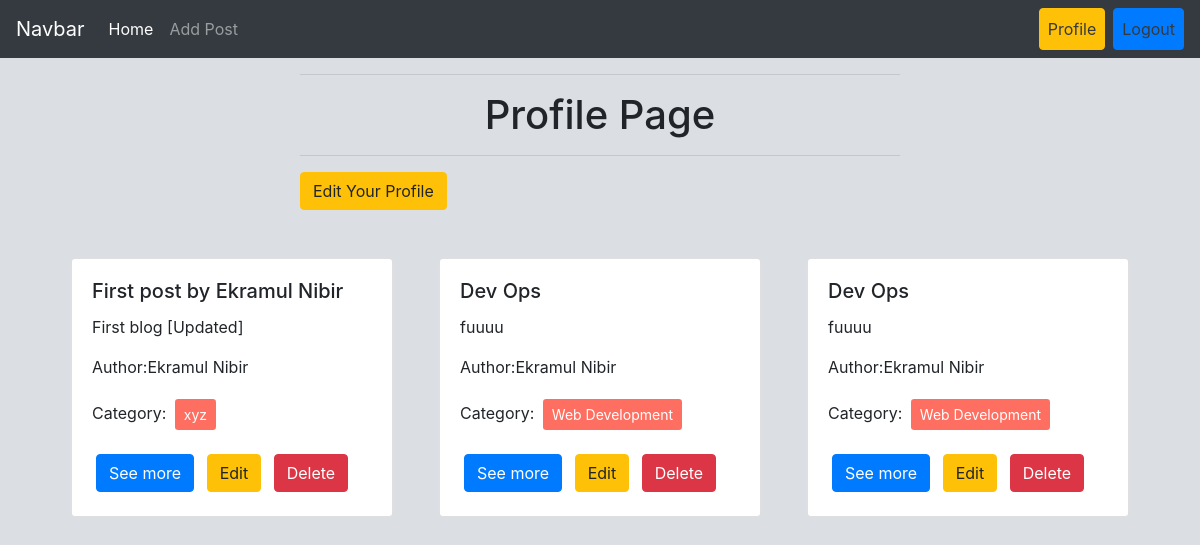
Screenshot of /authors/profile/ (signed in) with the database file from the repository.
### posts/models.py (models this page shows, shortened)
class Post(models.Model):
    title = models.CharField(max_length=50)
    content = models.TextField()
    category = models.ManyToManyField(Category)
    author = models.ForeignKey(User, on_delete=models.CASCADE)

### categories/models.py (models this page shows, shortened)
class Category(models.Model):
    name = models.CharField(max_length=50)
    slug = models.SlugField(max_length=100,null=True, unique=True, blank=True)

### authors/views.py (the view)
# urls.py: path('profile/',views.profile, name = 'profile'),
@login_required
def profile(request):
    data = Post.objects.filter(author = request.user)
    return render(request, './authors/profile.html',{'data':data})

### authors/templates/authors/profile.html (shortened to what this page needs)
{% extends "base.html" %}
{% load crispy_forms_tags %}
{% block content %}
<form method="post" action="" style="width: 50%; margin:auto; height:50%;">
    <hr>
    <h1 style="text-align: center;">Profile Page</h1>
    <hr>
    <a href="{% url 'edit_profile' %}" class="btn btn-warning btn-small"> Edit Your Profile </a>
</form>
<div class="d-flex flex-wrap justify-content-center px-5 pt-5">
    {% for post in data %}
    <div class="col-sm-4">
      <div class="card mx-2">
        <div class="card-body">
          <h5 class="card-title">{{post.title}}</h5>
          <p class="card-text">{{ post.content | truncatewords:35 }}</p>
          <p>Author:{{post.author.first_name}} {{post.author.last_name}}</p>
          <p>
            Category: {% for cat in post.category.all %}
            <button
              class="btn btn-sm m-1"
              style="background-color: #ff6f61; color: white"
            >
              {{ cat.name }}
            </button>
            {% endfor %}
          </p>
          <a href="#" class="btn btn-primary m-1">See more</a>
          <a href="{% url 'edit_post' post.id%}" class="btn btn-warning m-1">Edit</a>
          <a href="{% url 'delete_post' post.id%}" class="btn btn-danger m-1">Delete</a>
        </div>
      </div>
    </div>
    {% endfor %}
</div>
{% endblock content %}

### rows the page displays
Post: title "First post by Ekramul Nibir", content "First blog [Updated]", author.first_name "Ekramul", author.last_name "Nibir"
Category: name "xyz"
Post: title "Dev Ops", content "fuuuu", author.first_name "Ekramul", author.last_name "Nibir"
Category: name "Web Development"
Post: title "Dev Ops", content "fuuuu", author.first_name "Ekramul", author.last_name "Nibir"
